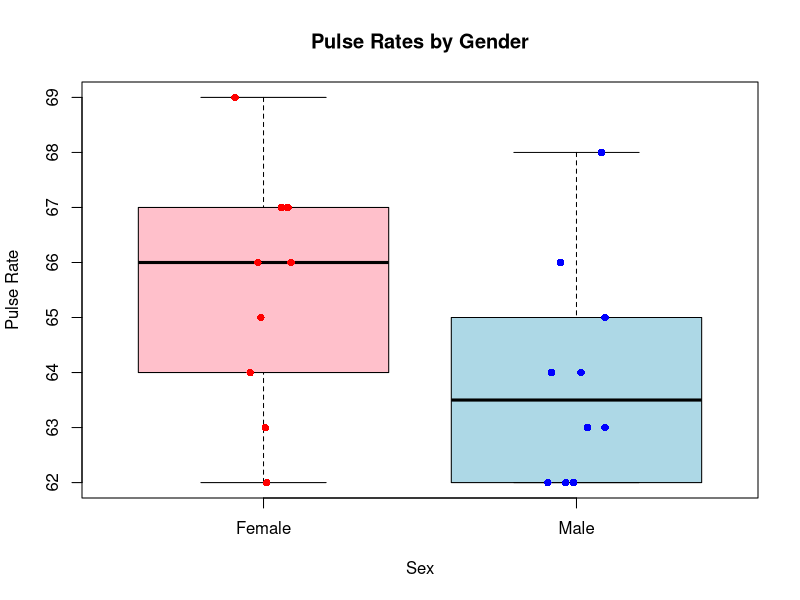
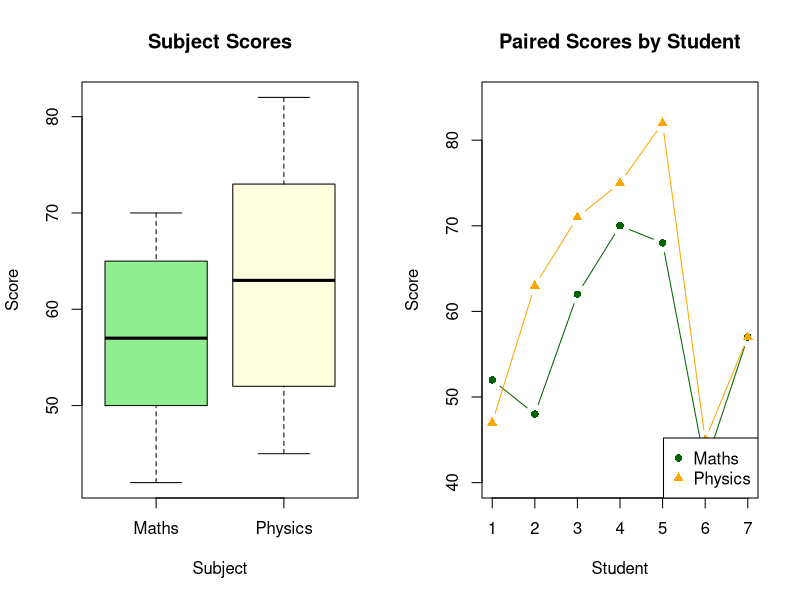
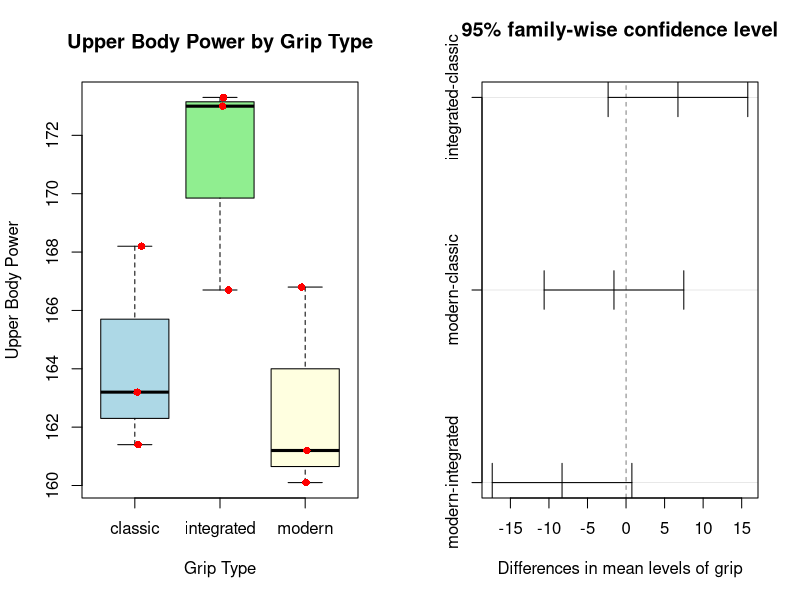
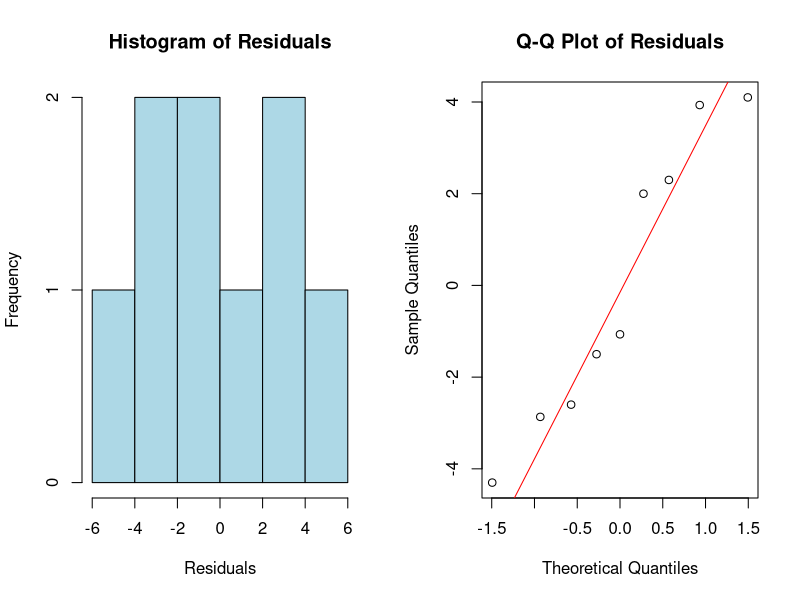
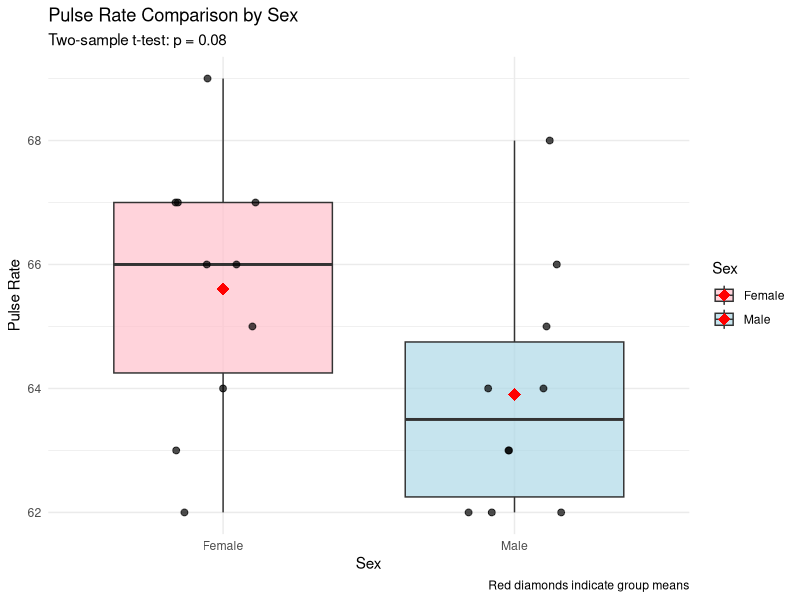

The R script that drew these images, in order:
## ---- chunk 1
knitr::opts_chunk$set(echo = TRUE, warning = FALSE, message = FALSE)
# Set seed for any random processes
set.seed(123)
## ---- chunk 2
# Method 1: Data in wide format
pulse_wide <- data.frame(
  Males = c(65, 62, 63, 64, 64, 68, 66, 62, 62, 63),
  Females = c(64, 67, 66, 67, 66, 69, 63, 67, 62, 65)
)

# Method 2: Data in long format (preferred for analysis)
pulse_long <- data.frame(
  Sex = c(rep("Female", 10), rep("Male", 10)),
  Pulse = c(64, 67, 66, 67, 66, 69, 63, 67, 62, 65,
            65, 62, 63, 64, 64, 68, 66, 62, 62, 63)
)

# Quick summary statistics
tapply(pulse_long$Pulse, pulse_long$Sex, summary)
## ---- chunk 3
# Create side-by-side boxplots
boxplot(Pulse ~ Sex, data = pulse_long, 
        col = c("pink", "lightblue"),
        main = "Pulse Rates by Gender",
        ylab = "Pulse Rate")

# Add individual data points
stripchart(Pulse ~ Sex, data = pulse_long, 
           vertical = TRUE, method = "jitter", 
           pch = 16, col = c("red", "blue"), 
           add = TRUE)
## ---- chunk 4
# Using wide format data
t_test_wide <- t.test(pulse_wide$Males, pulse_wide$Females, 
                       alternative = "two.sided", 
                       var.equal = TRUE)

# Using long format data (preferred approach)
t_test_long <- t.test(Pulse ~ Sex, data = pulse_long, 
                       alternative = "two.sided", 
                       var.equal = TRUE)

# Display results from long format analysis
t_test_long
## ---- chunk 5
t_test_one_sided <- t.test(Pulse ~ Sex, data = pulse_long, 
                           alternative = "greater", 
                           var.equal = TRUE)
t_test_one_sided
## ---- chunk 6
# Create the dataset
grades <- data.frame(
  Student = 1:7,
  Maths = c(52, 48, 62, 70, 68, 42, 57),
  Physics = c(47, 63, 71, 75, 82, 45, 57)
)

# Show the data
grades

# Create a long format version for visualization
grades_long <- reshape(grades, 
                      direction = "long",
                      varying = c("Maths", "Physics"),
                      v.names = "Score",
                      timevar = "Subject",
                      times = c("Maths", "Physics"),
                      idvar = "Student")

# Remove the redundant row names
rownames(grades_long) <- NULL
## ---- chunk 7
# Side-by-side boxplot
par(mfrow = c(1, 2))

# Boxplot
boxplot(Score ~ Subject, data = grades_long,
        col = c("lightgreen", "lightyellow"),
        main = "Subject Scores",
        ylab = "Score")

# Paired line plot showing the individual differences
plot(1:7, grades$Maths, type = "b", pch = 16, col = "darkgreen",
     ylim = c(40, 85), xlab = "Student", ylab = "Score",
     main = "Paired Scores by Student")
points(1:7, grades$Physics, type = "b", pch = 17, col = "orange")
legend("bottomright", legend = c("Maths", "Physics"),
       pch = c(16, 17), col = c("darkgreen", "orange"))
## ---- chunk 8
# Method 1: Using wide format with paired=TRUE
t_test_paired_wide <- t.test(grades$Maths, grades$Physics, 
                             paired = TRUE, 
                             alternative = "less")

# Method 2: For paired t-tests with long format data, we need a different approach
# We can't use the formula interface with paired=TRUE directly
# Instead, we can reshape the data or use a different method

# Display results
t_test_paired_wide
## ---- chunk 9
# Calculate differences (Maths - Physics)
grades$Difference <- grades$Maths - grades$Physics

# Perform one-sample t-test on the differences
t.test(grades$Difference, mu = 0, alternative = "less")
## ---- chunk 10
# Create the dataset
grip_data <- data.frame(
  ubp = c(168.2, 161.4, 163.2, 166.7, 173.0, 173.3, 160.1, 161.2, 166.8),
  grip = factor(c(rep("classic", 3), rep("integrated", 3), rep("modern", 3)))
)

# Summary statistics by group
tapply(grip_data$ubp, grip_data$grip, summary)
tapply(grip_data$ubp, grip_data$grip, sd)
## ---- chunk 11
# Boxplot with data points
boxplot(ubp ~ grip, data = grip_data,
        col = c("lightblue", "lightgreen", "lightyellow"),
        main = "Upper Body Power by Grip Type",
        xlab = "Grip Type", ylab = "Upper Body Power")

# Add individual data points
stripchart(ubp ~ grip, data = grip_data, 
           vertical = TRUE, method = "jitter", 
           pch = 16, col = "red", 
           add = TRUE)
## ---- chunk 12
# Fit the ANOVA model
model <- aov(ubp ~ grip, data = grip_data)

# Display ANOVA summary
summary(model)
## ---- chunk 13
# Tukey's Honest Significant Difference test
TukeyHSD(model)

# Visualize the Tukey HSD results
plot(TukeyHSD(model))
## ---- chunk 14
# Create a layout for two plots side by side
par(mfrow = c(1, 2))

# Histogram of residuals
hist(residuals(model), 
     main = "Histogram of Residuals",
     xlab = "Residuals", 
     breaks = 5, 
     col = "lightblue")

# Q-Q plot of residuals
qqnorm(residuals(model), main = "Q-Q Plot of Residuals")
qqline(residuals(model), col = "red")

# Formal test of normality
shapiro.test(residuals(model))
## ---- chunk 15
# Bartlett's test for homogeneity of variances
bartlett.test(ubp ~ grip, data = grip_data)
## ---- chunk 16
# Calculate eta-squared (proportion of variance explained)
anova_table <- summary(model)[[1]]
eta_squared <- anova_table[1, "Sum Sq"] / sum(anova_table[, "Sum Sq"])
eta_squared
## ---- chunk 17
# Load the pwr package (install if needed but in a way that doesn't show installation output)
if (!requireNamespace("pwr", quietly = TRUE)) {
  # Use quiet installation that suppresses output
  install.packages("pwr", quiet = TRUE)
}
library(pwr)

# Calculate the observed effect size (Cohen's f)
# f = sqrt(η² / (1 - η²))
f_effect <- sqrt(eta_squared / (1 - eta_squared))

# Calculate power for our current design
power_result <- pwr.anova.test(k = 3,  # Number of groups
                               n = 3,   # Number of observations per group
                               f = f_effect,
                               sig.level = 0.05)

# Calculate required sample size for 80% power
sample_result <- pwr.anova.test(k = 3,  # Number of groups
                                f = f_effect,
                                sig.level = 0.05,
                                power = 0.8)

# Display results in a cleaner way
cat("Power Analysis Results:\n")
cat("---------------------\n")
cat("Effect size (Cohen's f):", round(f_effect, 3), "\n")
cat("Current design power:", round(power_result$power, 3), "\n")
cat("Sample size needed per group for 80% power:", ceiling(sample_result$n), "\n")
## ---- chunk 18
# Create a sample visualization as a closing example
if (!requireNamespace("ggplot2", quietly = TRUE)) {
  install.packages("ggplot2", quiet = TRUE)
}
library(ggplot2)

ggplot(pulse_long, aes(x = Sex, y = Pulse, fill = Sex)) +
  geom_boxplot(alpha = 0.7) +
  geom_jitter(width = 0.2, height = 0, size = 2, alpha = 0.7) +
  stat_summary(fun = mean, geom = "point", shape = 18, size = 4, color = "red") +
  labs(title = "Pulse Rate Comparison by Sex",
       subtitle = paste("Two-sample t-test: p =", round(t_test_long$p.value, 3)),
       y = "Pulse Rate",
       caption = "Red diamonds indicate group means") +
  theme_minimal() +
  scale_fill_manual(values = c("pink", "lightblue"))
